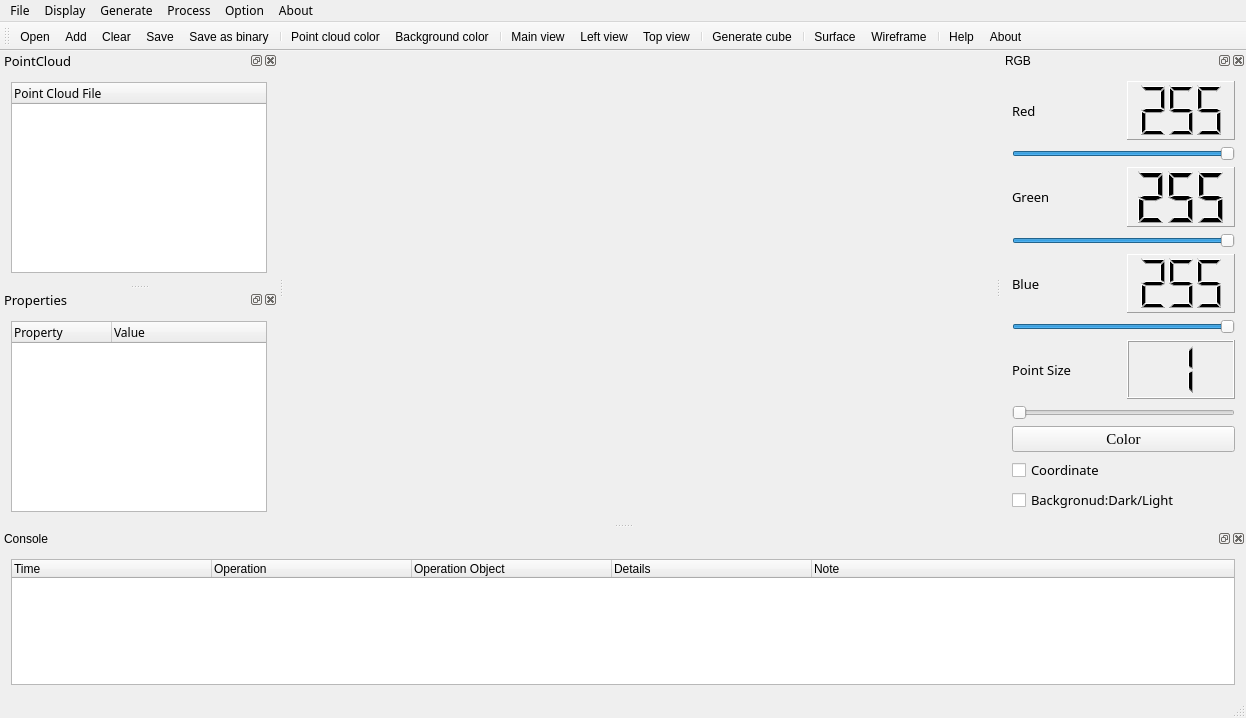
<?xml version="1.0" encoding="UTF-8"?>
<ui version="4.0">
 <class>CloudViewerClass</class>
 <widget class="QMainWindow" name="CloudViewerClass">
  <property name="geometry">
   <rect>
    <x>0</x>
    <y>0</y>
    <width>1246</width>
    <height>718</height>
   </rect>
  </property>
  <property name="sizePolicy">
   <sizepolicy hsizetype="Expanding" vsizetype="Expanding">
    <horstretch>85</horstretch>
    <verstretch>0</verstretch>
   </sizepolicy>
  </property>
  <property name="minimumSize">
   <size>
    <width>900</width>
    <height>650</height>
   </size>
  </property>
  <property name="maximumSize">
   <size>
    <width>16777215</width>
    <height>16777215</height>
   </size>
  </property>
  <property name="windowTitle">
   <string>CloudViewer</string>
  </property>
  <property name="styleSheet">
   <string notr="true"/>
  </property>
  <property name="animated">
   <bool>true</bool>
  </property>
  <property name="tabShape">
   <enum>QTabWidget::Rounded</enum>
  </property>
  <property name="dockNestingEnabled">
   <bool>false</bool>
  </property>
  <widget class="QWidget" name="centralWidget">
   <property name="sizePolicy">
    <sizepolicy hsizetype="Preferred" vsizetype="Preferred">
     <horstretch>0</horstretch>
     <verstretch>0</verstretch>
    </sizepolicy>
   </property>
   <layout class="QHBoxLayout" name="horizontalLayout_5">
    <item>
     <widget class="QVTKOpenGLNativeWidget" name="screen" native="true">
      <property name="minimumSize">
       <size>
        <width>600</width>
        <height>400</height>
       </size>
      </property>
     </widget>
    </item>
   </layout>
  </widget>
  <widget class="QMenuBar" name="menuBar">
   <property name="geometry">
    <rect>
     <x>0</x>
     <y>0</y>
     <width>1246</width>
     <height>22</height>
    </rect>
   </property>
   <property name="font">
    <font>
     <family>微软雅黑</family>
    </font>
   </property>
   <widget class="QMenu" name="menuFile">
    <property name="title">
     <string>File</string>
    </property>
    <addaction name="openAction"/>
    <addaction name="addAction"/>
    <addaction name="clearAction"/>
    <addaction name="saveAction"/>
    <addaction name="saveBinaryAction"/>
    <addaction name="exitAction"/>
   </widget>
   <widget class="QMenu" name="menuGenerate">
    <property name="title">
     <string>Generate</string>
    </property>
    <widget class="QMenu" name="menuBasic_shapes">
     <property name="title">
      <string>Basic shapes</string>
     </property>
     <property name="icon">
      <iconset resource="cloudviewer.qrc">
       <normaloff>:/Resources/images/shape.png</normaloff>:/Resources/images/shape.png</iconset>
     </property>
     <addaction name="sphereAction"/>
     <addaction name="cylinderAction"/>
    </widget>
    <addaction name="cubeAction"/>
    <addaction name="menuBasic_shapes"/>
   </widget>
   <widget class="QMenu" name="menuAbout">
    <property name="title">
     <string>About</string>
    </property>
    <addaction name="helpAction"/>
    <addaction name="aboutAction"/>
   </widget>
   <widget class="QMenu" name="menuOption">
    <property name="title">
     <string>Option</string>
    </property>
    <widget class="QMenu" name="themeAction">
     <property name="title">
      <string>Theme</string>
     </property>
     <property name="icon">
      <iconset resource="cloudviewer.qrc">
       <normaloff>:/Resources/images/theme.png</normaloff>:/Resources/images/theme.png</iconset>
     </property>
     <addaction name="windowsThemeAction"/>
     <addaction name="darculaThemeAction"/>
    </widget>
    <widget class="QMenu" name="langAction">
     <property name="title">
      <string>Language</string>
     </property>
     <property name="icon">
      <iconset resource="cloudviewer.qrc">
       <normaloff>:/Resources/images/language.png</normaloff>:/Resources/images/language.png</iconset>
     </property>
     <addaction name="englishAction"/>
     <addaction name="chineseAction"/>
    </widget>
    <addaction name="themeAction"/>
    <addaction name="langAction"/>
   </widget>
   <widget class="QMenu" name="menuView">
    <property name="title">
     <string>Display</string>
    </property>
    <widget class="QMenu" name="menuAngle_view">
     <property name="title">
      <string>Angle view</string>
     </property>
     <addaction name="mainviewAction"/>
     <addaction name="leftviewAction"/>
     <addaction name="topviewAction"/>
    </widget>
    <addaction name="pointcolorAction"/>
    <addaction name="bgcolorAction"/>
    <addaction name="menuAngle_view"/>
   </widget>
   <widget class="QMenu" name="menuProcess">
    <property name="title">
     <string>Process</string>
    </property>
    <addaction name="meshsurfaceAction"/>
    <addaction name="wireframeAction"/>
   </widget>
   <addaction name="menuFile"/>
   <addaction name="menuView"/>
   <addaction name="menuGenerate"/>
   <addaction name="menuProcess"/>
   <addaction name="menuOption"/>
   <addaction name="menuAbout"/>
  </widget>
  <widget class="QToolBar" name="mainToolBar">
   <attribute name="toolBarArea">
    <enum>TopToolBarArea</enum>
   </attribute>
   <attribute name="toolBarBreak">
    <bool>false</bool>
   </attribute>
   <addaction name="openAction"/>
   <addaction name="addAction"/>
   <addaction name="clearAction"/>
   <addaction name="saveAction"/>
   <addaction name="saveBinaryAction"/>
   <addaction name="separator"/>
   <addaction name="pointcolorAction"/>
   <addaction name="bgcolorAction"/>
   <addaction name="separator"/>
   <addaction name="mainviewAction"/>
   <addaction name="leftviewAction"/>
   <addaction name="topviewAction"/>
   <addaction name="separator"/>
   <addaction name="cubeAction"/>
   <addaction name="separator"/>
   <addaction name="meshsurfaceAction"/>
   <addaction name="wireframeAction"/>
   <addaction name="separator"/>
   <addaction name="helpAction"/>
   <addaction name="aboutAction"/>
  </widget>
  <widget class="QStatusBar" name="statusBar"/>
  <widget class="QDockWidget" name="RGBDock">
   <property name="minimumSize">
    <size>
     <width>245</width>
     <height>400</height>
    </size>
   </property>
   <property name="maximumSize">
    <size>
     <width>300</width>
     <height>524287</height>
    </size>
   </property>
   <property name="windowTitle">
    <string>RGB</string>
   </property>
   <attribute name="dockWidgetArea">
    <number>2</number>
   </attribute>
   <widget class="QWidget" name="dockWidgetContents_4">
    <layout class="QVBoxLayout" name="verticalLayout_2">
     <item>
      <layout class="QVBoxLayout" name="verticalLayout">
       <item>
        <layout class="QHBoxLayout" name="horizontalLayout">
         <item>
          <widget class="QLabel" name="label_1">
           <property name="sizePolicy">
            <sizepolicy hsizetype="Expanding" vsizetype="Preferred">
             <horstretch>0</horstretch>
             <verstretch>0</verstretch>
            </sizepolicy>
           </property>
           <property name="font">
            <font>
             <family>微软雅黑</family>
             <pointsize>10</pointsize>
            </font>
           </property>
           <property name="text">
            <string>Red</string>
           </property>
          </widget>
         </item>
         <item>
          <widget class="QLCDNumber" name="rLCD">
           <property name="sizePolicy">
            <sizepolicy hsizetype="Expanding" vsizetype="Minimum">
             <horstretch>0</horstretch>
             <verstretch>0</verstretch>
            </sizepolicy>
           </property>
           <property name="autoFillBackground">
            <bool>false</bool>
           </property>
           <property name="inputMethodHints">
            <set>Qt::ImhNone</set>
           </property>
           <property name="frameShape">
            <enum>QFrame::Panel</enum>
           </property>
           <property name="frameShadow">
            <enum>QFrame::Raised</enum>
           </property>
           <property name="lineWidth">
            <number>1</number>
           </property>
           <property name="smallDecimalPoint">
            <bool>false</bool>
           </property>
           <property name="digitCount">
            <number>3</number>
           </property>
           <property name="mode">
            <enum>QLCDNumber::Dec</enum>
           </property>
           <property name="value" stdset="0">
            <double>255.000000000000000</double>
           </property>
           <property name="intValue" stdset="0">
            <number>255</number>
           </property>
          </widget>
         </item>
        </layout>
       </item>
       <item>
        <widget class="QSlider" name="rSlider">
         <property name="sizePolicy">
          <sizepolicy hsizetype="Expanding" vsizetype="Fixed">
           <horstretch>0</horstretch>
           <verstretch>0</verstretch>
          </sizepolicy>
         </property>
         <property name="minimumSize">
          <size>
           <width>132</width>
           <height>0</height>
          </size>
         </property>
         <property name="maximum">
          <number>255</number>
         </property>
         <property name="sliderPosition">
          <number>255</number>
         </property>
         <property name="orientation">
          <enum>Qt::Horizontal</enum>
         </property>
        </widget>
       </item>
       <item>
        <layout class="QHBoxLayout" name="horizontalLayout_2">
         <item>
          <widget class="QLabel" name="label_2">
           <property name="sizePolicy">
            <sizepolicy hsizetype="Expanding" vsizetype="Preferred">
             <horstretch>0</horstretch>
             <verstretch>0</verstretch>
            </sizepolicy>
           </property>
           <property name="font">
            <font>
             <family>微软雅黑</family>
             <pointsize>10</pointsize>
            </font>
           </property>
           <property name="text">
            <string>Green</string>
           </property>
          </widget>
         </item>
         <item>
          <widget class="QLCDNumber" name="gLCD">
           <property name="sizePolicy">
            <sizepolicy hsizetype="Expanding" vsizetype="Minimum">
             <horstretch>0</horstretch>
             <verstretch>0</verstretch>
            </sizepolicy>
           </property>
           <property name="frameShape">
            <enum>QFrame::Panel</enum>
           </property>
           <property name="digitCount">
            <number>3</number>
           </property>
           <property name="intValue" stdset="0">
            <number>255</number>
           </property>
          </widget>
         </item>
        </layout>
       </item>
       <item>
        <widget class="QSlider" name="gSlider">
         <property name="sizePolicy">
          <sizepolicy hsizetype="Expanding" vsizetype="Fixed">
           <horstretch>0</horstretch>
           <verstretch>0</verstretch>
          </sizepolicy>
         </property>
         <property name="minimumSize">
          <size>
           <width>132</width>
           <height>0</height>
          </size>
         </property>
         <property name="maximum">
          <number>255</number>
         </property>
         <property name="sliderPosition">
          <number>255</number>
         </property>
         <property name="orientation">
          <enum>Qt::Horizontal</enum>
         </property>
        </widget>
       </item>
       <item>
        <layout class="QHBoxLayout" name="horizontalLayout_3">
         <item>
          <widget class="QLabel" name="label_3">
           <property name="sizePolicy">
            <sizepolicy hsizetype="Expanding" vsizetype="Preferred">
             <horstretch>0</horstretch>
             <verstretch>0</verstretch>
            </sizepolicy>
           </property>
           <property name="font">
            <font>
             <family>微软雅黑</family>
             <pointsize>10</pointsize>
            </font>
           </property>
           <property name="text">
            <string>Blue</string>
           </property>
          </widget>
         </item>
         <item>
          <widget class="QLCDNumber" name="bLCD">
           <property name="sizePolicy">
            <sizepolicy hsizetype="Expanding" vsizetype="Minimum">
             <horstretch>0</horstretch>
             <verstretch>0</verstretch>
            </sizepolicy>
           </property>
           <property name="frameShape">
            <enum>QFrame::Panel</enum>
           </property>
           <property name="digitCount">
            <number>3</number>
           </property>
           <property name="intValue" stdset="0">
            <number>255</number>
           </property>
          </widget>
         </item>
        </layout>
       </item>
       <item>
        <widget class="QSlider" name="bSlider">
         <property name="sizePolicy">
          <sizepolicy hsizetype="Expanding" vsizetype="Fixed">
           <horstretch>0</horstretch>
           <verstretch>0</verstretch>
          </sizepolicy>
         </property>
         <property name="minimumSize">
          <size>
           <width>132</width>
           <height>0</height>
          </size>
         </property>
         <property name="maximum">
          <number>255</number>
         </property>
         <property name="sliderPosition">
          <number>255</number>
         </property>
         <property name="orientation">
          <enum>Qt::Horizontal</enum>
         </property>
        </widget>
       </item>
       <item>
        <layout class="QHBoxLayout" name="horizontalLayout_4">
         <item>
          <widget class="QLabel" name="label_4">
           <property name="sizePolicy">
            <sizepolicy hsizetype="Expanding" vsizetype="Preferred">
             <horstretch>0</horstretch>
             <verstretch>0</verstretch>
            </sizepolicy>
           </property>
           <property name="font">
            <font>
             <family>微软雅黑</family>
             <pointsize>10</pointsize>
            </font>
           </property>
           <property name="text">
            <string>Point Size</string>
           </property>
          </widget>
         </item>
         <item>
          <widget class="QLCDNumber" name="sizeLCD">
           <property name="sizePolicy">
            <sizepolicy hsizetype="Expanding" vsizetype="Minimum">
             <horstretch>0</horstretch>
             <verstretch>0</verstretch>
            </sizepolicy>
           </property>
           <property name="digitCount">
            <number>1</number>
           </property>
           <property name="segmentStyle">
            <enum>QLCDNumber::Filled</enum>
           </property>
           <property name="intValue" stdset="0">
            <number>1</number>
           </property>
          </widget>
         </item>
        </layout>
       </item>
       <item>
        <widget class="QSlider" name="pSlider">
         <property name="sizePolicy">
          <sizepolicy hsizetype="Expanding" vsizetype="Fixed">
           <horstretch>0</horstretch>
           <verstretch>0</verstretch>
          </sizepolicy>
         </property>
         <property name="minimumSize">
          <size>
           <width>132</width>
           <height>0</height>
          </size>
         </property>
         <property name="minimum">
          <number>1</number>
         </property>
         <property name="maximum">
          <number>10</number>
         </property>
         <property name="sliderPosition">
          <number>1</number>
         </property>
         <property name="orientation">
          <enum>Qt::Horizontal</enum>
         </property>
        </widget>
       </item>
       <item>
        <widget class="QPushButton" name="colorBtn">
         <property name="font">
          <font>
           <family>Times New Roman</family>
           <pointsize>11</pointsize>
          </font>
         </property>
         <property name="styleSheet">
          <string notr="true"/>
         </property>
         <property name="text">
          <string>Color</string>
         </property>
        </widget>
       </item>
      </layout>
     </item>
     <item>
      <widget class="QCheckBox" name="cooCbx">
       <property name="font">
        <font>
         <family>微软雅黑</family>
         <pointsize>10</pointsize>
        </font>
       </property>
       <property name="text">
        <string>Coordinate</string>
       </property>
      </widget>
     </item>
     <item>
      <widget class="QCheckBox" name="bgcCbx">
       <property name="font">
        <font>
         <family>微软雅黑</family>
         <pointsize>10</pointsize>
        </font>
       </property>
       <property name="text">
        <string>Backgronud:Dark/Light</string>
       </property>
      </widget>
     </item>
    </layout>
   </widget>
  </widget>
  <widget class="QDockWidget" name="dataDock">
   <property name="minimumSize">
    <size>
     <width>250</width>
     <height>233</height>
    </size>
   </property>
   <property name="maximumSize">
    <size>
     <width>300</width>
     <height>524287</height>
    </size>
   </property>
   <property name="font">
    <font>
     <family>微软雅黑</family>
     <pointsize>10</pointsize>
    </font>
   </property>
   <property name="windowTitle">
    <string>PointCloud</string>
   </property>
   <attribute name="dockWidgetArea">
    <number>1</number>
   </attribute>
   <widget class="QWidget" name="dockWidgetContents_5">
    <layout class="QVBoxLayout" name="verticalLayout_3">
     <item>
      <widget class="QTreeWidget" name="dataTree">
       <property name="minimumSize">
        <size>
         <width>0</width>
         <height>180</height>
        </size>
       </property>
       <property name="font">
        <font>
         <family>微软雅黑</family>
         <pointsize>9</pointsize>
        </font>
       </property>
       <property name="contextMenuPolicy">
        <enum>Qt::CustomContextMenu</enum>
       </property>
       <column>
        <property name="text">
         <string>Point Cloud File</string>
        </property>
       </column>
      </widget>
     </item>
    </layout>
   </widget>
  </widget>
  <widget class="QDockWidget" name="propertyDock">
   <property name="minimumSize">
    <size>
     <width>250</width>
     <height>233</height>
    </size>
   </property>
   <property name="font">
    <font>
     <family>微软雅黑</family>
     <pointsize>10</pointsize>
    </font>
   </property>
   <property name="windowTitle">
    <string>Properties</string>
   </property>
   <attribute name="dockWidgetArea">
    <number>1</number>
   </attribute>
   <widget class="QWidget" name="dockWidgetContents_6">
    <layout class="QVBoxLayout" name="verticalLayout_4">
     <item>
      <widget class="QTableWidget" name="propertyTable">
       <property name="minimumSize">
        <size>
         <width>0</width>
         <height>180</height>
        </size>
       </property>
       <property name="font">
        <font>
         <family>微软雅黑</family>
         <pointsize>9</pointsize>
        </font>
       </property>
       <property name="frameShadow">
        <enum>QFrame::Sunken</enum>
       </property>
       <property name="midLineWidth">
        <number>0</number>
       </property>
       <property name="horizontalScrollBarPolicy">
        <enum>Qt::ScrollBarAsNeeded</enum>
       </property>
       <property name="sizeAdjustPolicy">
        <enum>QAbstractScrollArea::AdjustIgnored</enum>
       </property>
       <property name="autoScroll">
        <bool>true</bool>
       </property>
       <property name="editTriggers">
        <set>QAbstractItemView::NoEditTriggers</set>
       </property>
       <property name="tabKeyNavigation">
        <bool>true</bool>
       </property>
       <property name="showDropIndicator" stdset="0">
        <bool>true</bool>
       </property>
       <property name="dragDropOverwriteMode">
        <bool>true</bool>
       </property>
       <property name="alternatingRowColors">
        <bool>false</bool>
       </property>
       <property name="selectionMode">
        <enum>QAbstractItemView::ExtendedSelection</enum>
       </property>
       <property name="textElideMode">
        <enum>Qt::ElideLeft</enum>
       </property>
       <property name="horizontalScrollMode">
        <enum>QAbstractItemView::ScrollPerItem</enum>
       </property>
       <property name="showGrid">
        <bool>false</bool>
       </property>
       <property name="wordWrap">
        <bool>true</bool>
       </property>
       <property name="cornerButtonEnabled">
        <bool>true</bool>
       </property>
       <property name="rowCount">
        <number>4</number>
       </property>
       <property name="columnCount">
        <number>2</number>
       </property>
       <attribute name="horizontalHeaderCascadingSectionResizes">
        <bool>false</bool>
       </attribute>
       <attribute name="horizontalHeaderMinimumSectionSize">
        <number>25</number>
       </attribute>
       <attribute name="horizontalHeaderDefaultSectionSize">
        <number>100</number>
       </attribute>
       <attribute name="horizontalHeaderHighlightSections">
        <bool>true</bool>
       </attribute>
       <attribute name="horizontalHeaderStretchLastSection">
        <bool>true</bool>
       </attribute>
       <attribute name="verticalHeaderVisible">
        <bool>false</bool>
       </attribute>
       <attribute name="verticalHeaderCascadingSectionResizes">
        <bool>false</bool>
       </attribute>
       <row/>
       <row/>
       <row/>
       <row/>
       <column>
        <property name="text">
         <string>Property</string>
        </property>
        <property name="textAlignment">
         <set>AlignLeading|AlignVCenter</set>
        </property>
       </column>
       <column>
        <property name="text">
         <string>Value</string>
        </property>
        <property name="textAlignment">
         <set>AlignLeading|AlignVCenter</set>
        </property>
       </column>
      </widget>
     </item>
    </layout>
   </widget>
  </widget>
  <widget class="QDockWidget" name="consoleDock">
   <property name="minimumSize">
    <size>
     <width>200</width>
     <height>140</height>
    </size>
   </property>
   <property name="maximumSize">
    <size>
     <width>524287</width>
     <height>220</height>
    </size>
   </property>
   <property name="windowTitle">
    <string>Console</string>
   </property>
   <attribute name="dockWidgetArea">
    <number>8</number>
   </attribute>
   <widget class="QWidget" name="dockWidgetContents_7">
    <layout class="QVBoxLayout" name="verticalLayout_5">
     <item>
      <widget class="QTableWidget" name="consoleTable">
       <property name="showGrid">
        <bool>false</bool>
       </property>
       <property name="gridStyle">
        <enum>Qt::SolidLine</enum>
       </property>
       <property name="rowCount">
        <number>0</number>
       </property>
       <property name="columnCount">
        <number>5</number>
       </property>
       <attribute name="horizontalHeaderVisible">
        <bool>true</bool>
       </attribute>
       <attribute name="horizontalHeaderDefaultSectionSize">
        <number>200</number>
       </attribute>
       <attribute name="horizontalHeaderStretchLastSection">
        <bool>true</bool>
       </attribute>
       <attribute name="verticalHeaderVisible">
        <bool>false</bool>
       </attribute>
       <column>
        <property name="text">
         <string>Time</string>
        </property>
        <property name="textAlignment">
         <set>AlignLeading|AlignVCenter</set>
        </property>
       </column>
       <column>
        <property name="text">
         <string>Operation</string>
        </property>
        <property name="textAlignment">
         <set>AlignLeading|AlignVCenter</set>
        </property>
       </column>
       <column>
        <property name="text">
         <string>Operation Object</string>
        </property>
        <property name="textAlignment">
         <set>AlignLeading|AlignVCenter</set>
        </property>
       </column>
       <column>
        <property name="text">
         <string>Details</string>
        </property>
        <property name="textAlignment">
         <set>AlignLeading|AlignVCenter</set>
        </property>
       </column>
       <column>
        <property name="text">
         <string>Note</string>
        </property>
        <property name="textAlignment">
         <set>AlignLeading|AlignVCenter</set>
        </property>
       </column>
      </widget>
     </item>
    </layout>
   </widget>
  </widget>
  <action name="openAction">
   <property name="icon">
    <iconset resource="cloudviewer.qrc">
     <normaloff>:/Resources/images/open.png</normaloff>:/Resources/images/open.png</iconset>
   </property>
   <property name="text">
    <string>Open</string>
   </property>
   <property name="statusTip">
    <string>open a exsting file</string>
   </property>
   <property name="shortcut">
    <string>Ctrl+O</string>
   </property>
  </action>
  <action name="saveAction">
   <property name="icon">
    <iconset resource="cloudviewer.qrc">
     <normaloff>:/Resources/images/save.png</normaloff>:/Resources/images/save.png</iconset>
   </property>
   <property name="text">
    <string>Save</string>
   </property>
   <property name="statusTip">
    <string>save the file</string>
   </property>
   <property name="shortcut">
    <string>Ctrl+S</string>
   </property>
  </action>
  <action name="saveasAction">
   <property name="text">
    <string>Save as...</string>
   </property>
  </action>
  <action name="cubeAction">
   <property name="icon">
    <iconset resource="cloudviewer.qrc">
     <normaloff>:/Resources/images/cube.png</normaloff>:/Resources/images/cube.png</iconset>
   </property>
   <property name="text">
    <string>Generate cube</string>
   </property>
   <property name="statusTip">
    <string>generate a cube point cloud</string>
   </property>
  </action>
  <action name="helpAction">
   <property name="icon">
    <iconset resource="cloudviewer.qrc">
     <normaloff>:/Resources/images/help.png</normaloff>:/Resources/images/help.png</iconset>
   </property>
   <property name="text">
    <string>Help</string>
   </property>
   <property name="statusTip">
    <string>show help information</string>
   </property>
  </action>
  <action name="aboutAction">
   <property name="icon">
    <iconset resource="cloudviewer.qrc">
     <normaloff>:/Resources/images/about.png</normaloff>:/Resources/images/about.png</iconset>
   </property>
   <property name="text">
    <string>About</string>
   </property>
   <property name="statusTip">
    <string>show some information of the software</string>
   </property>
  </action>
  <action name="changeAction">
   <property name="icon">
    <iconset resource="cloudviewer.qrc">
     <normaloff>:/Resources/images/change.png</normaloff>:/Resources/images/change.png</iconset>
   </property>
   <property name="text">
    <string>Change</string>
   </property>
   <property name="statusTip">
    <string>change the format of the file</string>
   </property>
  </action>
  <action name="exitAction">
   <property name="icon">
    <iconset resource="cloudviewer.qrc">
     <normaloff>:/Resources/images/exit.png</normaloff>:/Resources/images/exit.png</iconset>
   </property>
   <property name="text">
    <string>Exit</string>
   </property>
   <property name="shortcut">
    <string>Ctrl+Q</string>
   </property>
  </action>
  <action name="pointcolorAction">
   <property name="icon">
    <iconset resource="cloudviewer.qrc">
     <normaloff>:/Resources/images/pointcolor.png</normaloff>:/Resources/images/pointcolor.png</iconset>
   </property>
   <property name="text">
    <string>Point cloud color</string>
   </property>
  </action>
  <action name="bgcolorAction">
   <property name="icon">
    <iconset resource="cloudviewer.qrc">
     <normaloff>:/Resources/images/bgcolor.png</normaloff>:/Resources/images/bgcolor.png</iconset>
   </property>
   <property name="text">
    <string>Background color</string>
   </property>
  </action>
  <action name="mainviewAction">
   <property name="icon">
    <iconset resource="cloudviewer.qrc">
     <normaloff>:/Resources/images/zhengshi.png</normaloff>:/Resources/images/zhengshi.png</iconset>
   </property>
   <property name="text">
    <string>Main view</string>
   </property>
  </action>
  <action name="leftviewAction">
   <property name="icon">
    <iconset resource="cloudviewer.qrc">
     <normaloff>:/Resources/images/zuoshi.png</normaloff>:/Resources/images/zuoshi.png</iconset>
   </property>
   <property name="text">
    <string>Left view</string>
   </property>
  </action>
  <action name="topviewAction">
   <property name="icon">
    <iconset resource="cloudviewer.qrc">
     <normaloff>:/Resources/images/fushi.png</normaloff>:/Resources/images/fushi.png</iconset>
   </property>
   <property name="text">
    <string>Top view</string>
   </property>
  </action>
  <action name="dataAction">
   <property name="checkable">
    <bool>true</bool>
   </property>
   <property name="checked">
    <bool>true</bool>
   </property>
   <property name="text">
    <string>Data Manager</string>
   </property>
  </action>
  <action name="propertyAction">
   <property name="checkable">
    <bool>true</bool>
   </property>
   <property name="checked">
    <bool>true</bool>
   </property>
   <property name="text">
    <string>Property Manager</string>
   </property>
  </action>
  <action name="consoleAction">
   <property name="checkable">
    <bool>true</bool>
   </property>
   <property name="checked">
    <bool>true</bool>
   </property>
   <property name="text">
    <string>Console</string>
   </property>
  </action>
  <action name="RGBAction">
   <property name="checkable">
    <bool>true</bool>
   </property>
   <property name="checked">
    <bool>true</bool>
   </property>
   <property name="text">
    <string>RGB Manager</string>
   </property>
  </action>
  <action name="clearAction">
   <property name="icon">
    <iconset resource="cloudviewer.qrc">
     <normaloff>:/Resources/images/clear.png</normaloff>:/Resources/images/clear.png</iconset>
   </property>
   <property name="text">
    <string>Clear</string>
   </property>
  </action>
  <action name="addAction">
   <property name="icon">
    <iconset resource="cloudviewer.qrc">
     <normaloff>:/Resources/images/add.png</normaloff>:/Resources/images/add.png</iconset>
   </property>
   <property name="text">
    <string>Add</string>
   </property>
  </action>
  <action name="sphereAction">
   <property name="icon">
    <iconset resource="cloudviewer.qrc">
     <normaloff>:/Resources/images/sphere.png</normaloff>:/Resources/images/sphere.png</iconset>
   </property>
   <property name="text">
    <string>Sphere</string>
   </property>
  </action>
  <action name="cylinderAction">
   <property name="icon">
    <iconset resource="cloudviewer.qrc">
     <normaloff>:/Resources/images/cylinder.png</normaloff>:/Resources/images/cylinder.png</iconset>
   </property>
   <property name="text">
    <string>Cylinder</string>
   </property>
  </action>
  <action name="meshsurfaceAction">
   <property name="icon">
    <iconset resource="cloudviewer.qrc">
     <normaloff>:/Resources/images/mesh.png</normaloff>:/Resources/images/mesh.png</iconset>
   </property>
   <property name="text">
    <string>Surface</string>
   </property>
  </action>
  <action name="wireframeAction">
   <property name="icon">
    <iconset resource="cloudviewer.qrc">
     <normaloff>:/Resources/images/frame.png</normaloff>:/Resources/images/frame.png</iconset>
   </property>
   <property name="text">
    <string>Wireframe</string>
   </property>
  </action>
  <action name="windowsThemeAction">
   <property name="text">
    <string>Windows</string>
   </property>
  </action>
  <action name="darculaThemeAction">
   <property name="text">
    <string>Darcula</string>
   </property>
  </action>
  <action name="englishAction">
   <property name="text">
    <string>English</string>
   </property>
  </action>
  <action name="chineseAction">
   <property name="text">
    <string>Chinese</string>
   </property>
  </action>
  <action name="saveBinaryAction">
   <property name="icon">
    <iconset resource="cloudviewer.qrc">
     <normaloff>:/Resources/images/saveBinary.png</normaloff>:/Resources/images/saveBinary.png</iconset>
   </property>
   <property name="text">
    <string>Save as binary</string>
   </property>
   <property name="statusTip">
    <string>Save point cloud as binary file</string>
   </property>
  </action>
  <action name="actionBilateralFilter">
   <property name="text">
    <string>BilateralFilter</string>
   </property>
  </action>
  <action name="actionRotate90">
   <property name="text">
    <string>Rotate90</string>
   </property>
  </action>
 </widget>
 <layoutdefault spacing="6" margin="11"/>
 <customwidgets>
  <customwidget>
   <class>QVTKOpenGLNativeWidget</class>
   <extends>QWidget</extends>
   <header>QVTKOpenGLNativeWidget.h</header>
   <container>1</container>
  </customwidget>
 </customwidgets>
 <resources>
  <include location="cloudviewer.qrc"/>
 </resources>
 <connections/>
</ui>
